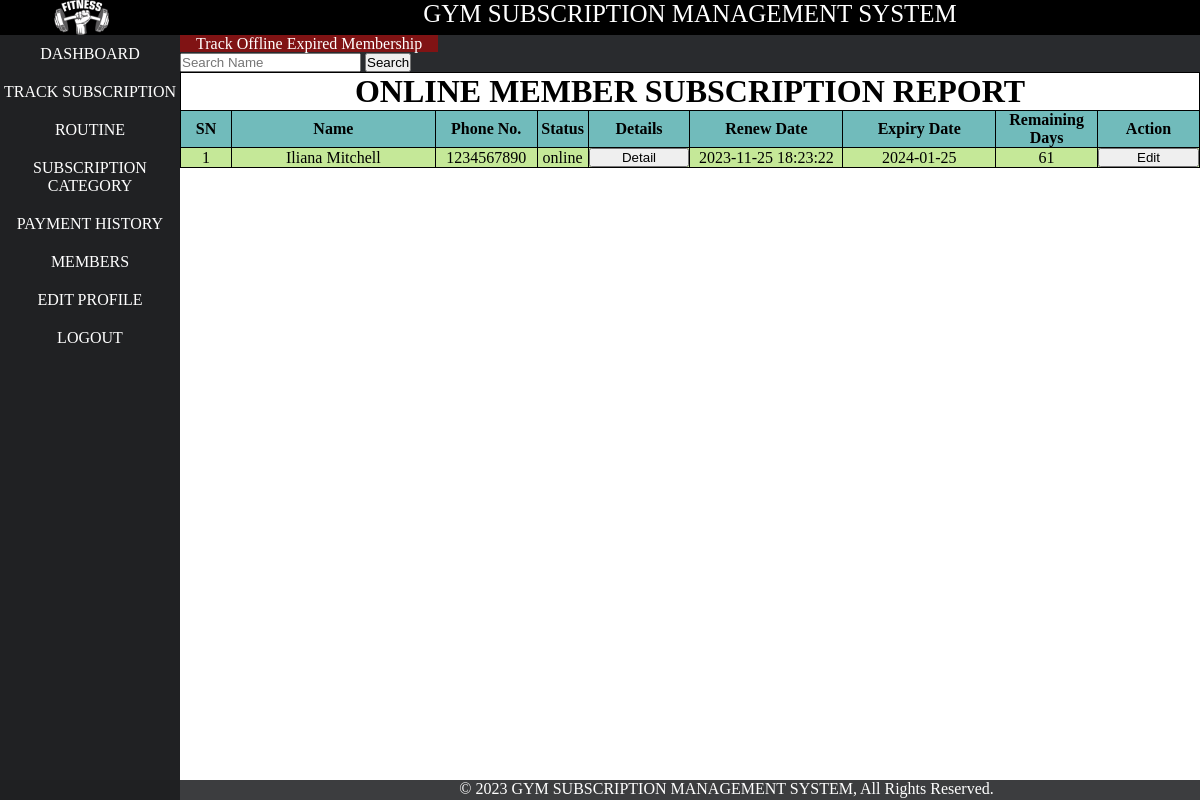
Page /admin/membersubscription.php (signed in) on the committed database.
### tables this page shows
CREATE TABLE `member_subscription_track` (
  `msid` int(11) NOT NULL,
  `mid` int(11) NOT NULL,
  `renew_date` datetime NOT NULL DEFAULT current_timestamp() ON UPDATE current_timestamp(),
  `expiry_date` date NOT NULL
);

CREATE TABLE `member` (
  `mid` int(11) NOT NULL,
  `name` varchar(21) NOT NULL,
  `phone` bigint(10) NOT NULL,
  `email` varchar(31) NOT NULL,
  `password` varchar(255) NOT NULL,
  `status` varchar(500) NOT NULL DEFAULT 'offline',
  `date` datetime NOT NULL DEFAULT current_timestamp(),
  `image` varchar(1100) DEFAULT NULL,
  `m_otp` varchar(225) NOT NULL,
  `m_opt_expire_time` datetime NOT NULL
);

### admin/membersubscription.php (the view, shortened to what this page needs)
<?php
include('layout/header.php');
include('layout/left.php');
?>
<div id="right">
    <link rel="stylesheet" href="../css/tableDecorate.css">
    <a href="track_expire_subscription.php" class="centermember_botton_trackExpire">Track Offline Expired Membership </a>
    <form action="memberSubscrition_search.php" method="get">
        <input type="search" name="name_search" id="" placeholder="Search Name" required>
        <input type="submit" name="n_search" value="Search" id="">
    </form>
    <div class="table_class">
        <table class="membership">
            <tr>
                <td colspan="9">
                    <h1 class="center">ONLINE MEMBER SUBSCRIPTION REPORT</h1>
                </td>
            </tr>
            <tr>
                <th width=5%;>SN</th>
                <th width=20%;>Name</th>
                <th width=10%;>Phone No.</th>
                <th width=5%;>Status</th>
                <th width=10%;>Details</th>
                <th width=15%;>Renew Date</th>
                <th width=15%;>Expiry Date</th>
                <th width=10%;>Remaining Days</th>
                <th width=10%;>Action</th>
            </tr>
            <?php
            $conn = new mysqli("localhost", "root", "", "gsms");
            $sql = "SELECT m.name, m.phone, m.status, m.mid, mst.msid, mst.renew_date, mst.expiry_date
            FROM member m
            JOIN member_subscription_track mst ON m.mid = mst.mid
            WHERE m.status = 'online'
            ORDER BY mst.expiry_date ASC;
            ";
            $result = $conn->query($sql);
            $i = 0;
            while ($row = $result->fetch_assoc()) {
                $i++;
                $id = $row["mid"];
                $name = $row["name"];
                $phone = $row["phone"];
                $status = $row["status"];
                $renew_date = $row["renew_date"];
                $expiry_date = $row["expiry_date"];
                $date = date('F j, Y');
                $expiry_timestamp = strtotime($expiry_date);
                $today_timestamp = strtotime($date);
                $difference = $expiry_timestamp - $today_timestamp;
                $days_remaining = round($difference / (60 * 60 * 24));
                if ($days_remaining <= 0) {
                    echo "<tr style='background-color: #ffb3b3;'>
                        <td>$i</td>
                        <td>$name</td>
                        <td>$phone</td>
                        <td>$status</td>
                       <td>
                       <form action='membersubscription_detail.php' method='get' target='_blank'>
                       <input type='hidden' value='$id' name='member_id' />
                       <input type='submit' name='detail' value='Detail' class='edit_sub_track'>
                   </form>
                       </td>
                        <td>$renew_date</td>
                        <td>$expiry_date</td>
                        <td>$days_remaining</td>
                        <td class='h-center'>
                            <form action='edit_sub_track.php' method='get'>
                                <input type='hidden' value='$id' name='member_id'/>
                                <input type='submit' name='edit_track' value='Edit' class='edit_sub_track'>
                            </form>
                        </td>
                    </tr>";
                }
                 else{
                    echo "<tr style='background-color: #C5E898;'>
                        <td>$i</td>
                        <td>$name</td>
                        <td>$phone</td>
                        <td>$status</td>
                       <td>
                       <form action='membersubscription_detail.php' method='get' target='_blank'>
                       <input type='hidden' value='$id' name='member_id' />
                       <input type='submit' name='detail' value='Detail' class='edit_sub_track'>
                   </form>
                       </td>
                        <td>$renew_date</td>
                        <td>$expiry_date</td>
                        <td>$days_remaining</td>
                        <td class='h-center'>
                            <form action='edit_sub_track.php' method='get'>
                                <input type='hidden' value='$id' name='member_id'/>
                                <input type='submit' name='edit_track' value='Edit' class='edit_sub_track'>
                            </form>
                        </td>
                    </tr>";
                }
            }
            ?>
        </table>
    </div>
</div>
<?php
include('layout/footer.php');
?>

### css/style.css (style rules this page uses)
* { margin: 0px; padding: 0px; }
a { text-decoration: none; }
.center { text-align: center; }
#right { text-align: justify; color: rgb(255, 250, 250); width: 85%; background-color: #292b2e; float: right; }

### css/membershiplist.css (style rules this page uses)
.membership { background: white !important; color: black !important; border-collapse: collapse; width: 100%; }
.centermember_botton_trackExpire { text-align: center !important; padding-left: 16px; padding-right: 16px; height: 28px; width: 216px; color: rgb(255 255 255); background-color: #c0020293; }
.membership th { text-align: center; border: 1px solid black; }
.membership tr td { text-align: center; border: 1px solid rgb(0, 0, 0); }
.edit_sub_track { width: 100%; }

### css/tableDecorate.css (style rules this page uses)
tr:nth-child(even) { background-color: #D6EEEE; }
tr:nth-child(1) { background-color: #ffffff; }
tr:nth-child(2) { background-color: #71bbbb; }

### rows in the picture
member_subscription_track: mid.name "Iliana Mitchell", mid.phone "1234567890", mid.status "online", renew_date "2023-11-25 18:23:22", expiry_date "2024-01-25"
